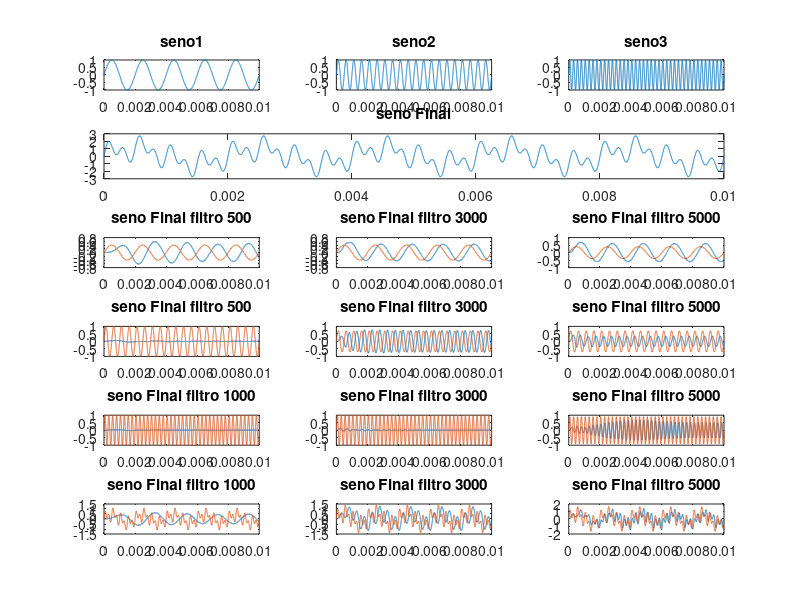

This figure's MATLAB source:

%
%Práctica 12 - M. Verduzco
%


%%%%%%%%%%%%%%%%%%%%%%%%%%%%%%%%%%%%%%%%%%%%%%%%%%%%
%
%                   Chevyshev
%
%%%%%%%%%%%%%%%%%%%%%%%%%%%%%%%%%%%%%%%%%%%%%%%%%%%%
% fs=500000;
% f=500;
% nCyl=5;
% t=0:.5/fs:nCyl*1/f;
% x1= sin(2*pi*f*t);
% subplot(6,3,1)
% plot(t,x1);title('seno1');
% hold off
% 
% f=2000;
% x2=sin(2*pi*f*t);
% subplot(6,3,2)
% plot(t,x2);title('seno2');
% 
% f=4000;
% x3=sin(2*pi*f*t);
% subplot(6,3,3)
% plot(t,x3);title('seno3')
% 
% xf=x1+x2+x3;
% subplot(6,3,[4,6])
% plot(t,xf);title('seno Final')
% 
% %   1) f = 500 Hz
% fc=1000;
% fs=6000;
% [b,a] = cheby1(4,10,fc/(fs/.01));
% %freqz(b,a,[],fs)
% xa=filter(b,a,x1);
% subplot(6,3,7)
% plot(t,xa);title('seno Final filtro 500')
% hold on
% plot(t,0.4*x1);
% hold off
% 
% fc=3000;
% fs=6000;
% [b,a] = cheby1(5,10,fc/(fs/.01));
% %freqz(b,a,[],fs)
% xb=filter(b,a,x1);
% subplot(6,3,8)
% plot(t,xb);title('seno Final filtro 3000')
% hold on
% plot(t,0.4*x1);
% hold off
% 
% fc=5000;
% fs=6000;
% [b,a]= cheby1(7,10,fc/(fs/.01));
% %freqz(b,a,[],fs)
% xc=filter(b,a,x1);
% subplot(6,3,9)
% plot(t,xc);title('seno Final filtro 5000')
% hold on
% plot(t,0.4*x1);
% hold off
% 
% 
% %   2) f = 2000 Hz
% 
% fc=1000;
% fs=6000;
% [b,a] = cheby1(4,10,fc/(fs/.01));
% %freqz(b,a,[],fs)
% xa=filter(b,a,x2);
% subplot(6,3,10)
% plot(t,xa);title('seno Final filtro 500')
% hold on
% plot(t,x2);
% hold off
% 
% fc=3000;
% fs=5000;
% [b,a] = cheby1(5,10,fc/(fs/.01));
% %freqz(b,a,[],fs)
% xb=filter(b,a,x2);
% subplot(6,3,11)
% plot(t,xb);title('seno Final filtro 3000')
% hold on
% plot(t,0.7*x2);
% hold off
% 
% fc=5000;
% fs=6000;
% [b,a]= cheby1(7,10,fc/(fs/.01));
% %freqz(b,a,[],fs)
% xc=filter(b,a,x2);
% subplot(6,3,12)
% plot(t,xc);title('seno Final filtro 5000')
% hold on
% plot(t,0.7*x2);
% hold off
% 
% 
% %   3) f = 4000 Hz
% fc=1000;
% fs=6000;
% [b,a] = cheby1(4,10,fc/(fs/.01));
% %freqz(b,a,[],fs)
% xa=filter(b,a,x3);
% subplot(6,3,13)
% plot(t,xa);title('seno Final filtro 1000')
% hold on
% plot(t,x3);
% hold off
% 
% fc=3000;
% fs=5000;
% [b,a] = cheby1(5,10,fc/(fs/.01));
% %freqz(b,a,[],fs)
% xb=filter(b,a,x3);
% subplot(6,3,14)
% plot(t,xb);title('seno Final filtro 3000')
% hold on
% plot(t,x3);
% hold off
% 
% fc=5000;
% fs=6000;
% [b,a]= cheby1(7,10,fc/(fs/.01));
% %freqz(b,a,[],fs)
% xc=filter(b,a,x3);
% subplot(6,3,15)
% plot(t,xc);title('seno Final filtro 5000')
% hold on
% plot(t,0.9*x3);
% hold off
% 
% %   4) suma
% fc=1000;
% fs=6000;
% [b,a] = cheby1(4,10,fc/(fs/.01));
% %freqz(b,a,[],fs)
% xa=filter(b,a,xf);
% subplot(6,3,16)
% plot(t,xa);title('seno Final filtro 1000')
% hold on
% plot(t,0.4*xf);
% hold off
% 
% fc=3000;
% fs=5000;
% [b,a] = cheby1(5,10,fc/(fs/.01));
% %freqz(b,a,[],fs)
% xb=filter(b,a,xf);
% subplot(6,3,17)
% plot(t,xb);title('seno Final filtro 3000')
% hold on
% plot(t,0.5*xf);
% hold off
% 
% fc=5000;
% fs=6000;
% [b,a]= cheby1(7,10,fc/(fs/.01));
% %freqz(b,a,[],fs)
% xc=filter(b,a,xf);
% subplot(6,3,18)
% plot(t,xc);title('seno Final filtro 5000')
% hold on
% plot(t,0.6*xf);
% hold off


% %%%%%%%%%%%%%%%%%%%%%%%%%%%%%%%%%%%%%%%%%%%%%%%%%%%%
% %
% %                     Elíptico
% %
% %%%%%%%%%%%%%%%%%%%%%%%%%%%%%%%%%%%%%%%%%%%%%%%%%%%%
fs=500000;
f=500;
nCyl=5;
t=0:.5/fs:nCyl*1/f;
x1= sin(2*pi*f*t);
subplot(6,3,1)
plot(t,x1);title('seno1');
hold off

f=2000;
x2=sin(2*pi*f*t);
subplot(6,3,2)
plot(t,x2);title('seno2');

f=4000;
x3=sin(2*pi*f*t);
subplot(6,3,3)
plot(t,x3);title('seno3')

xf=x1+x2+x3;
subplot(6,3,[4,6])
plot(t,xf);title('seno Final')

%   1) f = 500 Hz
fc=1000;
fs=6000;
[b,a] = ellip(4,10,50,fc/(fs/.01));
%freqz(b,a,[],fs)
xa=filter(b,a,x1);
subplot(6,3,7)
plot(t,xa);title('seno Final filtro 500')
hold on
plot(t,0.4*x1);
hold off

fc=3000;
fs=6000;
[b,a] = ellip(5,10, 50,fc/(fs/.01));
%freqz(b,a,[],fs)
xb=filter(b,a,x1);
subplot(6,3,8)
plot(t,xb);title('seno Final filtro 3000')
hold on
plot(t,0.4*x1);
hold off

fc=5000;
fs=6000;
[b,a]= ellip(7,10, 50,fc/(fs/.01));
%freqz(b,a,[],fs)
xc=filter(b,a,x1);
subplot(6,3,9)
plot(t,xc);title('seno Final filtro 5000')
hold on
plot(t,0.4*x1);
hold off


%   2) f = 2000 Hz

fc=1000;
fs=6000;
[b,a] = ellip(4,10, 50,fc/(fs/.01));
%freqz(b,a,[],fs)
xa=filter(b,a,x2);
subplot(6,3,10)
plot(t,xa);title('seno Final filtro 500')
hold on
plot(t,x2);
hold off

fc=3000;
fs=5000;
[b,a] = ellip(5,10, 50,fc/(fs/.01));
%freqz(b,a,[],fs)
xb=filter(b,a,x2);
subplot(6,3,11)
plot(t,xb);title('seno Final filtro 3000')
hold on
plot(t,0.7*x2);
hold off

fc=5000;
fs=6000;
[b,a]= ellip(7,10, 50,fc/(fs/.01));
%freqz(b,a,[],fs)
xc=filter(b,a,x2);
subplot(6,3,12)
plot(t,xc);title('seno Final filtro 5000')
hold on
plot(t,0.7*x2);
hold off


%   3) f = 4000 Hz
fc=1000;
fs=6000;
[b,a] = ellip(4,10,50,fc/(fs/.01));
%freqz(b,a,[],fs)
xa=filter(b,a,x3);
subplot(6,3,13)
plot(t,xa);title('seno Final filtro 1000')
hold on
plot(t,x3);
hold off

fc=3000;
fs=5000;
[b,a] = ellip(5,10,50,fc/(fs/.01));
%freqz(b,a,[],fs)
xb=filter(b,a,x3);
subplot(6,3,14)
plot(t,xb);title('seno Final filtro 3000')
hold on
plot(t,x3);
hold off

fc=5000;
fs=6000;
[b,a]= ellip(7,10,50,fc/(fs/.01));
%freqz(b,a,[],fs)
xc=filter(b,a,x3);
subplot(6,3,15)
plot(t,xc);title('seno Final filtro 5000')
hold on
plot(t,0.9*x3);
hold off

%   4) suma
fc=1000;
fs=6000;
[b,a] = ellip(4,10,50,fc/(fs/.01));
%freqz(b,a,[],fs)
xa=filter(b,a,xf);
subplot(6,3,16)
plot(t,xa);title('seno Final filtro 1000')
hold on
plot(t,0.4*xf);
hold off

fc=3000;
fs=5000;
[b,a] = ellip(5,10,50,fc/(fs/.01));
%freqz(b,a,[],fs)
xb=filter(b,a,xf);
subplot(6,3,17)
plot(t,xb);title('seno Final filtro 3000')
hold on
plot(t,0.5*xf);
hold off

fc=5000;
fs=6000;
[b,a]= ellip(7,10,50,fc/(fs/.01));
%freqz(b,a,[],fs)
xc=filter(b,a,xf);
subplot(6,3,18)
plot(t,xc);title('seno Final filtro 5000')
hold on
plot(t,0.6*xf);
hold off

